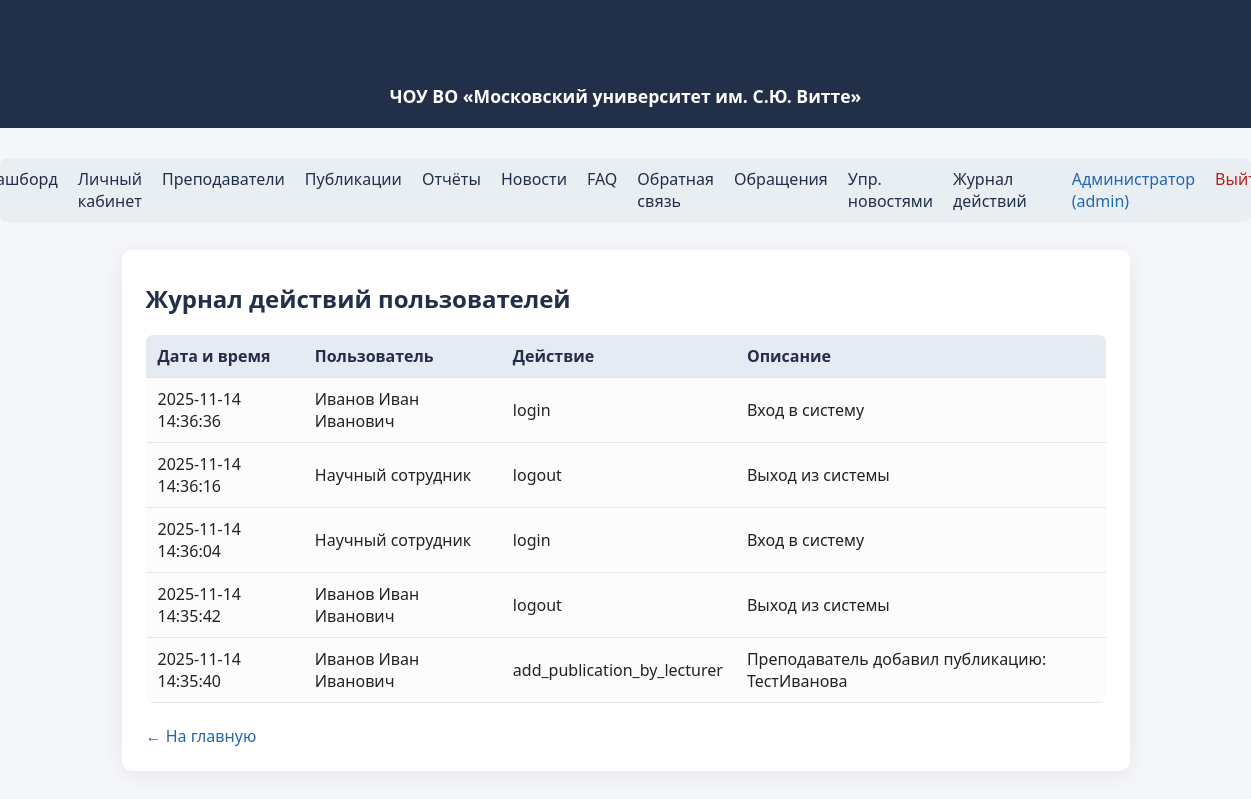
The app's page /log (signed in) with its own data.
### tables this page shows
CREATE TABLE users (
            id INTEGER PRIMARY KEY AUTOINCREMENT,
            fio TEXT,
            email TEXT UNIQUE,
            password TEXT,
            role TEXT,
            lecturer_id INTEGER
        );

CREATE TABLE logs (
            id INTEGER PRIMARY KEY AUTOINCREMENT,
            user_id INTEGER,
            action TEXT,
            description TEXT,
            timestamp DATETIME DEFAULT CURRENT_TIMESTAMP,
            FOREIGN KEY(user_id) REFERENCES users(id)
        );

### app/routes.py (the view)
@bp.route('/log')
@login_required(role='admin')
def log():
    logs = get_all_logs()
    return render_template('log.html', logs=logs)

### app/models.py (called while the page is built)
def get_db():
    db = getattr(g, '_database', None)
    if db is None:
        db = g._database = sqlite3.connect(DATABASE)
        db.row_factory = sqlite3.Row
    return db

def get_user_by_id(user_id):
    db = get_db()
    user = db.execute(
        "SELECT * FROM users WHERE id = ?", (user_id,)
    ).fetchone()
    return user

def get_all_logs():
    db = get_db()
    return db.execute(
        "SELECT logs.*, u.fio AS user_fio FROM logs "
        "LEFT JOIN users u ON logs.user_id = u.id "
        "ORDER BY logs.timestamp DESC"
    ).fetchall()

### app/routes.py (called while the page is built)
def login_required(role=None):
    def decorator(f):
        @wraps(f)
        def decorated_function(*args, **kwargs):
            if 'user_id' not in session:
                return redirect(url_for('main.login'))
            if role and session.get('role') != role:
                flash('Нет доступа')
                return redirect(url_for('main.dashboard'))
            return f(*args, **kwargs)
        return decorated_function
    return decorator

@bp.before_app_request
def load_logged_in_user():
    user_id = session.get('user_id')
    g.user = get_user_by_id(user_id) if user_id else None

### app/templates/log.html (shortened to what this page needs)
{% extends "base.html" %}
{% block content %}
<h2>Журнал действий пользователей</h2>
<table>
    <thead>
        <tr>
            <th>Дата и время</th>
            <th>Пользователь</th>
            <th>Действие</th>
            <th>Описание</th>
        </tr>
    </thead>
    <tbody>
        {% for log in logs %}
        <tr>
            <td>
                {{ log['timestamp'][:19].replace('T', ' ') if log['timestamp'] else '' }}
            </td>
            <td>
                {{ log['user_fio'] or '—' }}
            </td>
            <td>
                {{ log['action'] }}
            </td>
            <td>
                {{ log['description'] }}
            </td>
        </tr>
        {% endfor %}
    </tbody>
</table>
<a href="{{ url_for('main.dashboard') }}">← На главную</a>
{% endblock %}

### app/templates/base.html (shortened to what this page needs)
<!DOCTYPE html>
<html lang="ru">
<head>
    <link rel="stylesheet" href="{{ url_for('static', filename='css/style.css') }}">
</head>
<body>
    <div class="header">
        <h1>Автоматизация учёта научных публикаций</h1>
        <div style="font-size:1.1em;margin-top:5px;">
            <b>ЧОУ ВО «Московский университет им. С.Ю. Витте»</b>
        </div>
    </div>
    <nav>
        {% if g.user %}
            <a href="{{ url_for('main.dashboard') }}">Дашборд</a>
        {% endif %}
        <a href="{{ url_for('main.profile') }}">Личный кабинет</a>
        <a href="{{ url_for('main.lecturers') }}">Преподаватели</a>
        <a href="{{ url_for('main.publications') }}">Публикации</a>
        <a href="{{ url_for('main.reports') }}">Отчёты</a>
        <a href="{{ url_for('main.news_list') }}">Новости</a>
        <a href="{{ url_for('main.faq') }}">FAQ</a>
        <a href="{{ url_for('main.feedback') }}">Обратная связь</a>
        {% if g.user and g.user['role'] == 'admin' %}
            <a href="{{ url_for('main.admin_feedback') }}">Обращения</a>
            <a href="{{ url_for('main.admin_news') }}">Упр. новостями</a>
            <a href="{{ url_for('main.log') }}">Журнал действий</a>
        {% endif %}
        <span style="margin-left:25px;color:#2067b2;">
            {% if g.user %}
                {{ g.user['fio']|default('Пользователь') }} ({{ g.user['role']|default('') }})
            {% endif %}
        </span>
        {% if g.user %}
            <a href="{{ url_for('main.logout') }}" style="margin-left:auto;color:#b21f1f;">Выйти</a>
        {% else %}
            <a href="{{ url_for('main.login') }}" style="margin-left:auto;color:#2067b2;">Войти</a>
        {% endif %}
    </nav>
    <div class="container">
        {% block content %}{% endblock %}
    </div>
</body>
</html>

### app/static/css/style.css (style rules this page uses)
body { font-family: 'Segoe UI', Arial, sans-serif; background: #f5f7fa; margin: 0; padding: 0; color: #222; }
.header { background: #212f49; color: #fff; padding: 20px 0; text-align: center; margin-bottom: 30px; }
.container { max-width: 960px; margin: 0 auto; background: #fff; padding: 32px 24px 24px 24px; border-radius: 10px; box-shadow: 0 4px 24px 0 rgba(0,0,0,0.08); }
h1, h2, h3 { color: #212f49; margin-top: 0; }
a { color: #2067b2; text-decoration: none; }
nav { margin-bottom: 28px; background: #e9eef3; padding: 10px 20px; border-radius: 7px; display: flex; gap: 20px; justify-content: center; }
nav a { color: #212f49; font-weight: 500; }
table { border-collapse: collapse; width: 100%; margin-bottom: 22px; background: #fcfcfc; border-radius: 7px; overflow: hidden; }
th, td { padding: 10px 12px; text-align: left; border-bottom: 1px solid #e5e5e5; }
th { background: #e6eaf2; color: #212f49; font-weight: 600; }

### records on screen
users: user.fio "Администратор", user.role "admin"
logs: timestamp "2025-11-14 14:36:36", fio "Иванов Иван Иванович", action "login", description "Вход в систему"
logs: timestamp "2025-11-14 14:36:16", fio "Научный сотрудник", action "logout", description "Выход из системы"
logs: timestamp "2025-11-14 14:36:04", fio "Научный сотрудник", action "login", description "Вход в систему"
logs: timestamp "2025-11-14 14:35:42", fio "Иванов Иван Иванович", action "logout", description "Выход из системы"
logs: timestamp "2025-11-14 14:35:40", fio "Иванов Иван Иванович", action "add_publication_by_lecturer", description "Преподаватель добавил публикацию: ТестИванова"
